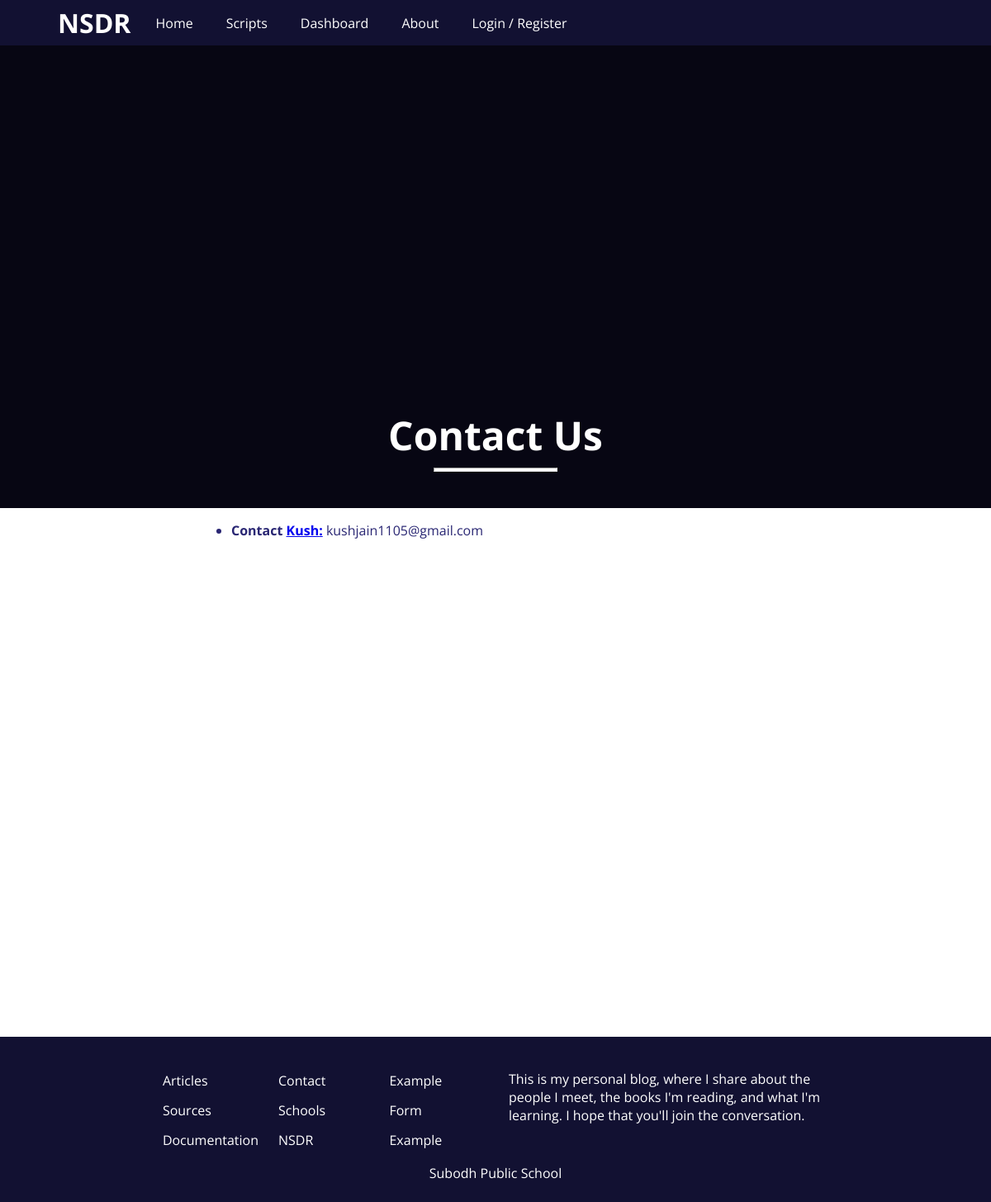
The page /contact on the database as committed earlier.
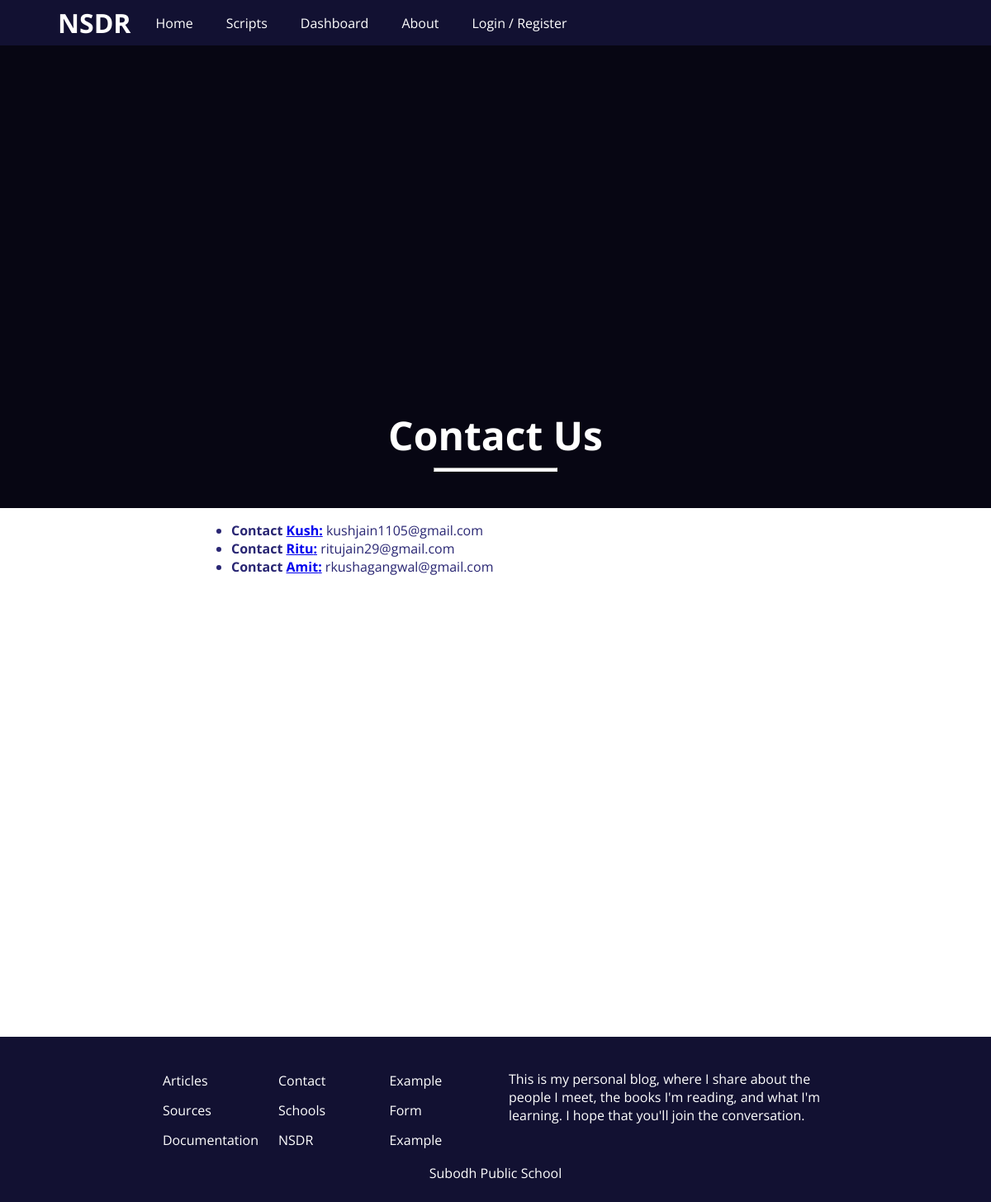
The same page on the database as committed later.
### Home/models.py (models this page shows)
class User(AbstractUser):
    pass

### Home/views.py (the view)
# urls.py: path("contact", views.contact, name="contact")
def contact(request):
    users = User.objects.all()
    return render(request, "Home/contact.html", {
        "users": users
    })

### Home/templates/Home/contact.html (shortened to what this page needs)
{% extends 'Home/layout.html' %}
{% load static %}
{% block head %}
    <link rel="stylesheet" href="{% static 'Home/style/document.css' %}">
{% endblock %}
{% block body %}
<div class="template">
    <div class="template-content">
        <h1>Contact Us</h1>
        <hr>
    </div>
</div>
<div class="container">
    <ul>
        {% for user in users %}
        <li>
            <b>Contact <a href="{% url 'Home:member' user %}" class="user"> {{ user }}:</a></b> {{ user.email }}
        </li>
        {% endfor %}
    </ul>
</div>
{% endblock %}

### Home/templates/Home/layout.html (shortened to what this page needs)
{% load static %}
<!DOCTYPE html>
<html lang="en">
<head>
    <link rel="stylesheet" href="{% static 'Home/style/style.css' %}">
    {% block head %}{% endblock %}
</head>
<body>
    <nav>
        <div class="navbar">
            <h1>NSDR</h1>
            <button class="toggle-button">
            </button>
            <div class="links">
                <a href="{% url 'Home:index' %}">Home</a>
                <a href="#">Scripts</a>
                <a href="#">Dashboard</a>
                <a href="{% url 'Home:about' %}">About</a>
                {% if request.user.is_authenticated == False %}
                <a href="{% url 'Home:login' %}">Login / Register</a>
                {% else %}
                <a href="{% url 'Home:logout' %}">Logout</a>
                {% endif %}
            </div>
        </div>
    </nav>
    {% block body %}
    {% endblock %}
    <footer>
        <div class="footer-sections">
            <div class="footer-left">
                <div class="footer-left-grid">
                    <a href="#">Articles</a>
                    <a href="{% url 'Home:contact' %}">Contact </a>
                    <a href="#">Example</a>
                    <a href="{% url 'Home:sources' %}">Sources</a>
                    <a href="{% url 'Home:schools' %}">Schools</a>
                    <a href="{% url 'Home:form' %}">Form</a>
                    <a href="{% url 'Home:documentation' %}">Documentation</a>
                    <a href="#">NSDR</a>
                    <a href="#">Example</a>
                </div>
            </div>
            <div class="footer-right">
                <p>
                    This is my personal blog, where I share about the people I meet, the books I'm reading, and what I'm
                    learning. I hope that you'll join the conversation.
                </p>
            </div>
        </div>
        <div class="copyright">Subodh Public School</div>
    </footer>
</body>
</html>

### Home/static/Home/style/style.css (style rules this page uses)
html { box-sizing: border-box; font-size: 100%; }
*, *::after, *::before { box-sizing: inherit; }
body { margin: 0; padding: 0; background-color: var(--color1); color: var(--text-color); font-family: "Open Sans", sans-serif; min-height: 120vh; display: flex; flex-direction: column; }
h1, h2, h3 { font-weight: 700; line-height: 1.1; margin-top: 0; }
p { margin-top: 0; }
a, a:visited, a:active { text-decoration: none; }
:root { --color1: hsl(242, 50%, 5%); --color2: hsl(242, 50%, 13%); --color3: hsl(242, 50%, 20%); --color4: hsl(242, 50%, 25%); --color5: hsl(242, 50%, 30%); --text-color: white; }
nav { background-color: var(--color2); color: var(--text-color); display: flex; flex-direction: column; position: -webkit-sticky; position: sticky; top: 0; left: 0; z-index: 2; min-height: 3.125em; }
nav .navbar { display: flex; flex-direction: column; }
nav .links { position: relative; display: none; flex-direction: column; }
nav .links a { color: var(--text-color); text-align: center; padding: 10px 5px; border: 1px solid white; }
@media (min-width: 43.75em) { nav .navbar { flex-direction: row; width: 90%; margin: auto; } }
@media (min-width: 43.75em) { nav .toggle-button, nav .bar, nav .toggle-button:hover { display: none; } }
@media (min-width: 43.75em) { nav .links { display: flex; flex-direction: row; align-items: center; } }
@media (min-width: 43.75em) { nav .links a { position: relative; border: none; padding: 5px 10px; margin: 0 10px; } }
@media (min-width: 43.75em) { nav .links a::after { content: ""; position: absolute; background-color: var(--text-color); height: 0; width: 100%; left: 0; bottom: 0px; transition: 0.3s ease-in-out; } }
nav h1 { text-align: center; padding: 10px; margin-bottom: 0; font-size: 2rem; }
nav .toggle-button { position: absolute; top: 1rem; right: 0.5rem; display: flex; flex-direction: column; justify-content: space-between; width: 35px; height: 18px; border: none; background-color: transparent; }
footer { position: relative; display: flex; flex-direction: column; margin-top: auto; padding: 1.5em; background-color: var(--color2); color: var(--text-color); }
footer .footer-sections { width: 90%; margin: auto; }
footer .footer-sections .footer-left { padding: 1rem; }
footer .footer-sections .footer-left .footer-left-grid { display: grid; grid-template-columns: repeat(3, 1fr); row-gap: 10px; -moz-column-gap: 20px; column-gap: 20px; height: 100%; justify-content: center; align-items: center; }
footer .footer-sections .footer-left .footer-left-grid a { position: relative; color: var(--text-color); padding: 0 3px; }
footer .footer-sections .footer-right { padding: 1rem; width: 100%; }
footer .footer-sections .footer-right p { margin-bottom: 0; }
footer .copyright { text-align: center; margin-top: auto; }
@media (min-width: 43.75em) { footer .footer-sections { display: flex; } }
@media (min-width: 43.75em) { footer .footer-sections .footer-left .footer-left-grid a { padding: 2px; } }
@media (min-width: 43.75em) { footer .footer-sections .footer-left .footer-left-grid a::after { content: ""; position: absolute; background-color: var(--text-color); height: 0; width: 100%; left: 0; bottom: 0px; transition: 0.3s ease-in-out; } }
@media (min-width: 56.25em) { footer .footer-left { width: 100%; } }
@media (min-width: 56.25em) { footer .footer-left .footer-left-grid { width: 80%; -moz-column-gap: 5px; column-gap: 5px; margin-left: auto; } }
@media (min-width: 56.25em) { footer .footer-right { width: 100%; } }
@media (min-width: 56.25em) { footer .footer-right p { width: 80%; } }

### Home/templates/Home/contact.html (style rules this page uses)
.user { text-decoration: underline; }
.container { width: 60vw; }

Rows that differ between the two databases and show on the page:
added User: username "Ritu", email "ritujain29@gmail.com"
added User: username "Amit", email "rkushagangwal@gmail.com"
